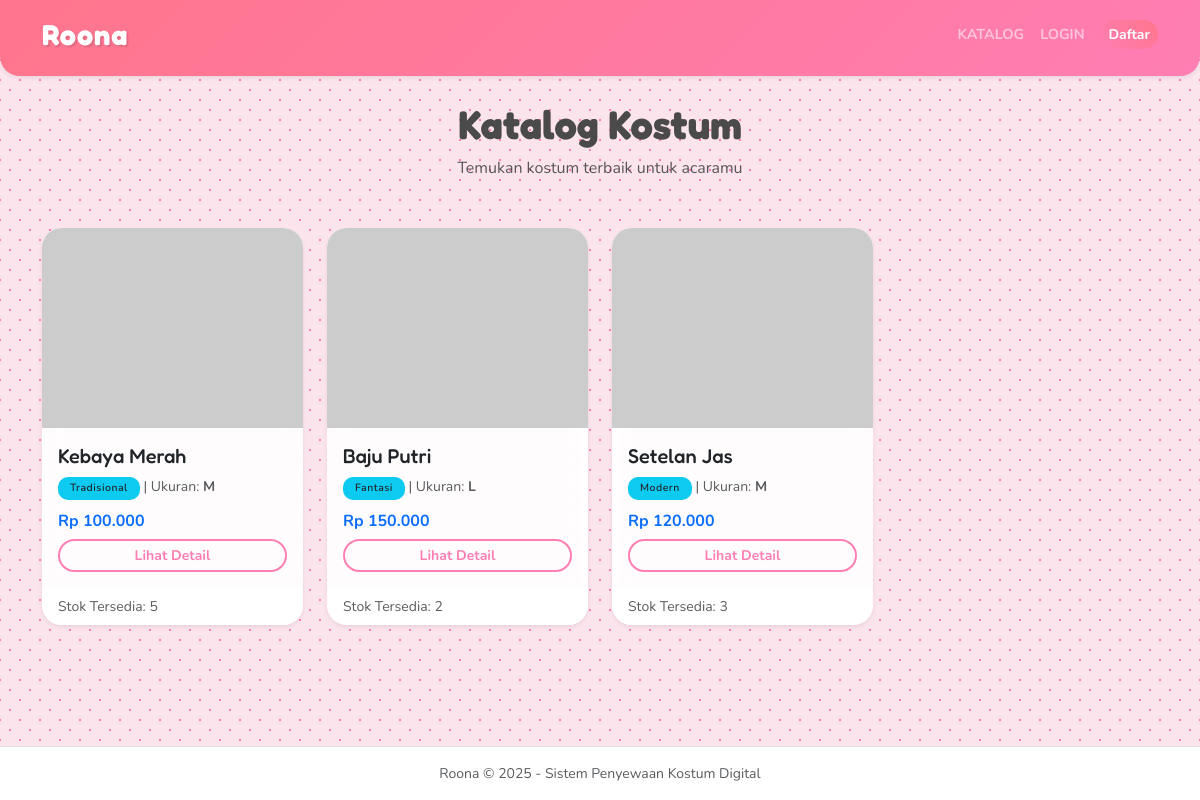
The page /index.php?action=catalog on the database its author committed.
### tables this page shows
CREATE TABLE kostum (
  id INT AUTO_INCREMENT PRIMARY KEY,
  nama VARCHAR(150) NOT NULL,
  kategori_id INT,
  ukuran VARCHAR(50),
  stok INT DEFAULT 0,
  harga_sewa DECIMAL(12,2) NOT NULL,
  deskripsi TEXT,
  created_at TIMESTAMP DEFAULT CURRENT_TIMESTAMP,
  gambar VARCHAR(255) DEFAULT NULL,
  FOREIGN KEY (kategori_id) REFERENCES kategori_kostum(id) ON DELETE SET NULL
);

CREATE TABLE kategori_kostum (
  id INT AUTO_INCREMENT PRIMARY KEY,
  nama VARCHAR(100) NOT NULL
);

### app/controllers/UserController.php (called while the page is built, shortened)
<?php
require_once __DIR__ . '/../models/Kostum.php';
class UserController {
    private $kostum;
    public function __construct($pdo){
        $this->kostum = new Kostum($pdo);
    }
    public function catalog(){
        $items = $this->kostum->all();
        include __DIR__ . '/../views/user/catalog.php';
    }
}

### app/models/Kostum.php (called while the page is built, shortened)
<?php
class Kostum {
    private $pdo;
    public function __construct($pdo){ $this->pdo = $pdo; }
    public function all(){
        $stmt = $this->pdo->query("SELECT k.*, c.nama as kategori FROM kostum k LEFT JOIN kategori_kostum c ON k.kategori_id=c.id ORDER BY k.created_at DESC");
        return $stmt->fetchAll();
    }
}

### app/views/user/catalog.php (the view, shortened to what this page needs)
<?php include __DIR__ . '/../partials/header.php'; ?>
<div class="text-center mb-5">
    <h1 class="fw-bold">Katalog Kostum</h1>
    <p class="text-muted">Temukan kostum terbaik untuk acaramu</p>
</div>
<div class="row row-cols-1 row-cols-md-3 row-cols-lg-4 g-4">
<?php foreach($items as $it): ?>
  <div class="col">
    <div class="card h-100 shadow-sm border-0 hover-card">
<div class="bg-light d-flex align-items-center justify-content-center" style="height: 200px; overflow:hidden;">
        <?php
            if(!empty($it['gambar']) && file_exists('assets/images/'.$it['gambar'])){
                $imgSrc = 'assets/images/'.$it['gambar'];
            } else {
                $imgSrc = 'https://placehold.co/400x300/png?text='.urlencode($it['nama']);
            }
        ?>
        <img src="<?=$imgSrc?>" alt="<?=htmlspecialchars($it['nama'])?>" style="width:100%; height:100%; object-fit:cover;">
      </div>
      <div class="card-body d-flex flex-column">
        <h5 class="card-title text-truncate"><?=htmlspecialchars($it['nama'])?></h5>
        <p class="card-text small text-muted mb-1">
            <span class="badge bg-info text-dark"><?=htmlspecialchars($it['kategori'] ?? 'Umum')?></span>
            | Ukuran: <strong><?=htmlspecialchars($it['ukuran'])?></strong>
        </p>
        <h6 class="text-primary fw-bold my-2">Rp <?=number_format($it['harga_sewa'],0,',','.')?></h6>
        <div class="mt-auto d-grid gap-2">
            <a href="index.php?action=detail&id=<?=$it['id']?>" class="btn btn-outline-primary btn-sm">Lihat Detail</a>
        </div>
      </div>
      <div class="card-footer bg-white border-0 text-muted small">
        Stok Tersedia: <?=htmlspecialchars($it['stok'])?>
      </div>
    </div>
  </div>
<?php endforeach; ?>
</div>
<?php include __DIR__ . '/../partials/footer.php'; ?>

### public/index.php (shortened to what this page needs)
<?php
require_once __DIR__ . '/../app/db.php';
$userCtrl = new UserController($pdo);
$action = $_GET['action'] ?? 'home';
switch($action){
    case 'catalog':
        $userCtrl->catalog();
        break;
}

### app/views/partials/header.php (shortened to what this page needs)
<!doctype html>
<html lang="id">
<head>
  <link href="https://cdn.jsdelivr.net/npm/bootstrap@5.3.0/dist/css/bootstrap.min.css" rel="stylesheet">
  <link rel="stylesheet" href="https://cdn.jsdelivr.net/npm/bootstrap-icons@1.11.1/font/bootstrap-icons.css">
  <link rel="stylesheet" href="assets/style.css">
</head>
<body class="anime-theme d-flex flex-column min-vh-100">
<nav class="navbar navbar-expand-lg navbar-dark bg-dark sticky-top shadow-sm">
  <div class="container">
    <a class="navbar-brand fw-bold" href="index.php?action=catalog">Roona</a>
    <div class="collapse navbar-collapse" id="navbarNav">
      <ul class="navbar-nav ms-auto">
        <li class="nav-item">
          <a class="nav-link" href="index.php?action=catalog">Katalog</a>
        </li>
        <?php if(isset($_SESSION['user'])): ?>
          <?php if($_SESSION['user']['role']=='admin'): ?>
            <li class="nav-item"><a class="nav-link" href="index.php?action=admin">Admin Panel</a></li>
          <?php else: ?>
            <li class="nav-item"><a class="nav-link" href="index.php?action=my_bookings">Pesanan Saya</a></li>
          <?php endif; ?>
          <li class="nav-item ms-2">
            <a class="btn btn-outline-light btn-sm mt-1" href="index.php?action=logout">Logout (<?=htmlspecialchars($_SESSION['user']['nama'])?>)</a>
          </li>
        <?php else: ?>
          <li class="nav-item"><a class="nav-link" href="index.php?action=login">Login</a></li>
          <li class="nav-item"><a class="btn btn-primary btn-sm ms-2 mt-1" href="index.php?action=register">Daftar</a></li>
        <?php endif;?>
      </ul>
    </div>
  </div>
</nav>
<main class="container py-4 flex-grow-1">

### app/views/partials/footer.php (shortened to what this page needs)
</main>
<footer class="bg-white text-center py-3 mt-auto border-top">
  <div class="container">
    <p class="mb-0 text-muted small">Roona &copy; <?=date('Y')?> - Sistem Penyewaan Kostum Digital</p>
  </div>
</footer>
</body>
</html>

### public/assets/style.css (style rules this page uses)
:root { --anime-bg: #2b2d42; --anime-primary: #ff7eb3; --anime-secondary: #7afcff; --anime-card-bg: rgba(255, 255, 255, 0.9); --anime-text: #2d3436; --font-header: 'Fredoka', sans-serif; --font-body: 'Nunito', sans-serif; }
body.anime-theme { background-color: #fce4ec; background-image: radial-gradient(#ff7eb3 1px, transparent 1px), radial-gradient(#ff7eb3 1px, transparent 1px); background-size: 20px 20px; background-position: 0 0, 10px 10px; font-family: var(--font-body); color: var(--anime-text); }
.navbar { background: linear-gradient(135deg, #ff758c 0%, #ff7eb3 100%) !important; box-shadow: 0 4px 15px rgba(255, 117, 140, 0.4); border-bottom-left-radius: 20px; border-bottom-right-radius: 20px; padding-bottom: 15px; }
.navbar-brand { font-family: var(--font-header); font-size: 1.8rem; letter-spacing: 1px; text-shadow: 2px 2px 0px rgba(0,0,0,0.1); }
.nav-link { font-weight: 700; text-transform: uppercase; font-size: 0.9rem; transition: all 0.3s; }
.card { border: none; border-radius: 20px; background: var(--anime-card-bg); backdrop-filter: blur(10px); box-shadow: 0 10px 25px rgba(255, 126, 179, 0.15); transition: transform 0.3s ease, box-shadow 0.3s ease; overflow: hidden; }
h1, h2, h3, h4, h5 { font-family: var(--font-header); color: #4a4a4a; }
.btn-primary { background: linear-gradient(45deg, #ff7eb3, #ff758c); border: none; border-radius: 50px; font-weight: 700; box-shadow: 0 4px 15px rgba(255, 126, 179, 0.4); transition: all 0.3s; }
.btn-outline-primary { border: 2px solid #ff7eb3; color: #ff7eb3; border-radius: 50px; font-weight: 700; }
.badge { border-radius: 10px; padding: 6px 12px; font-weight: 600; letter-spacing: 0.5px; }

### rows shown on the page
kostum: nama "Kebaya Merah", kategori.nama "Tradisional", ukuran "M", harga_sewa "100.000", stok "5"
kostum: nama "Baju Putri", kategori.nama "Fantasi", ukuran "L", harga_sewa "150.000", stok "2"
kostum: nama "Setelan Jas", kategori.nama "Modern", ukuran "M", harga_sewa "120.000", stok "3"
